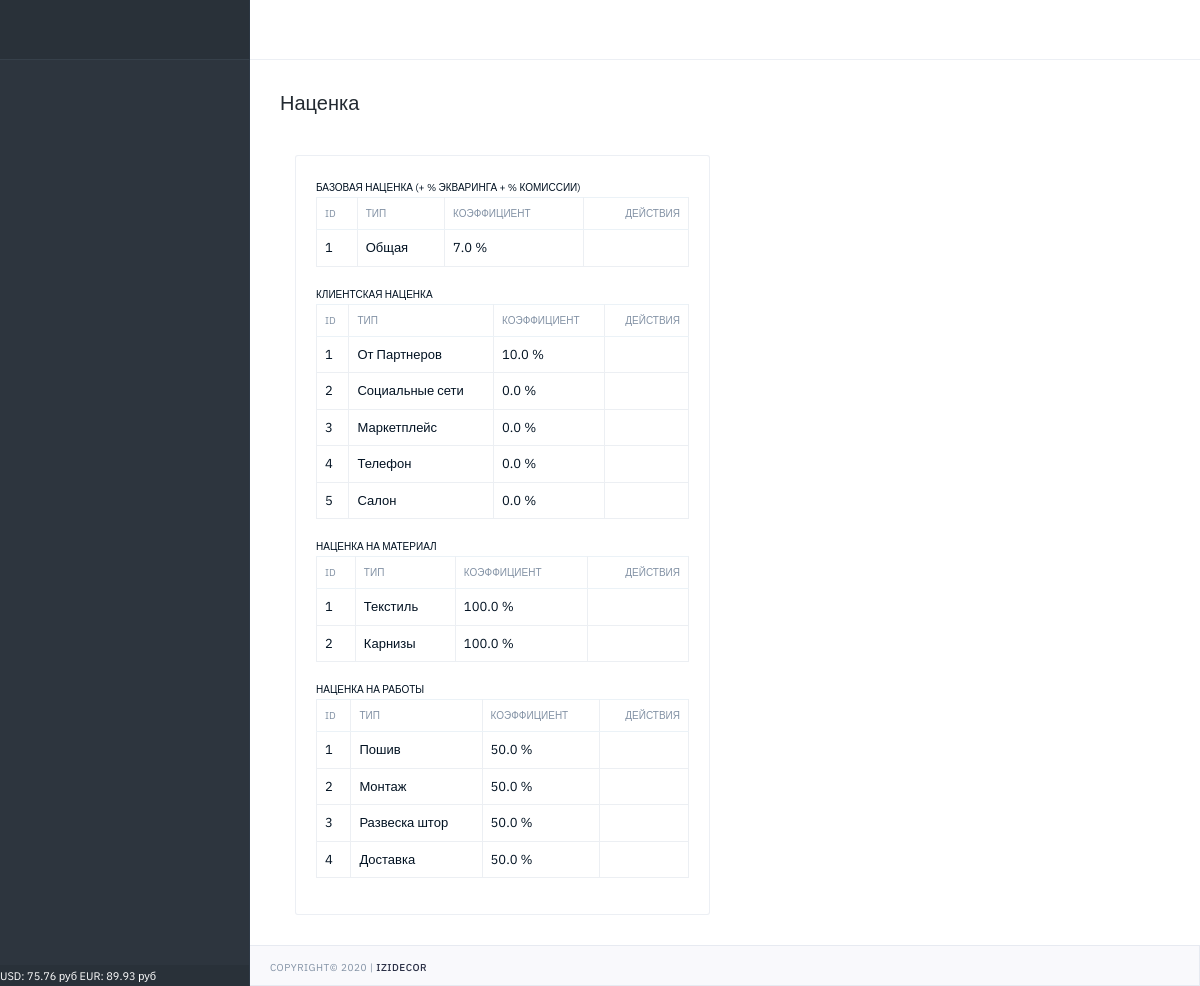
The app's page /markup/markup/list/, older data.
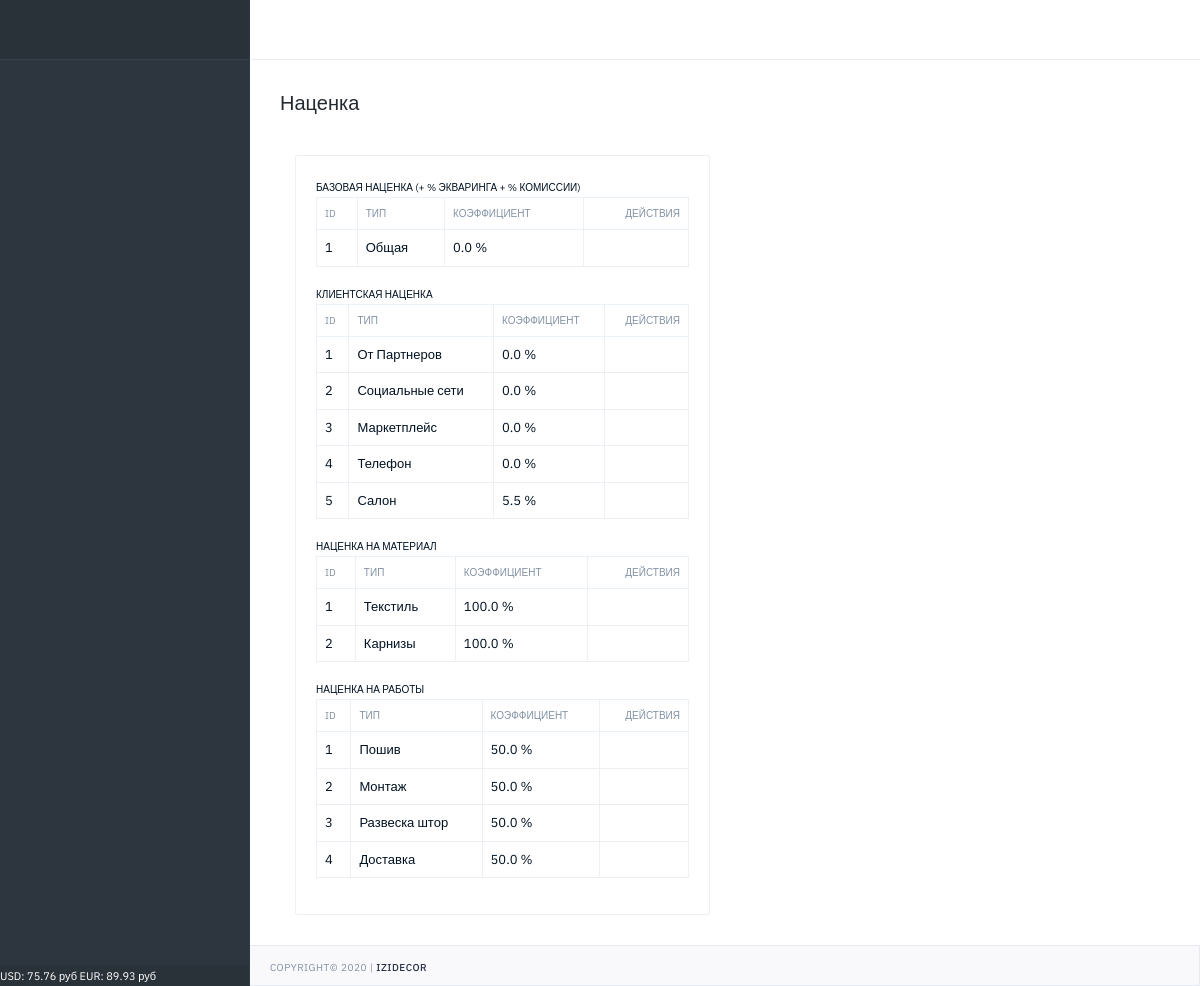
The same page, newer data.
### markup/models.py (models this page shows, shortened)
class MarkupCurrency(models.Model):
    name = models.CharField(verbose_name='Название', max_length=100)
    value = models.FloatField(verbose_name='Значение', default=0)

class MarkupCommon(models.Model):
    name = models.CharField(verbose_name='Название', max_length=100)
    markup = models.FloatField(verbose_name='Наценка', max_length=100, default=1)

class MarkupCustomerCategory(models.Model):
    SOURCE_T = (
        (0, 'От Партнеров'),
        (1, 'Социальные сети'),
        (2, 'Маркетплейс'),
        (3, 'Телефон'),
        (4, 'Салон'),
    )
    source_t = models.IntegerField(verbose_name='Категория', choices=SOURCE_T, default=0)
    markup = models.FloatField(verbose_name='Наценка', max_length=100, default=1)

class MarkupMaterialCategory(models.Model):
    SOURCE_T = (
        (0, 'Текстиль'),
        (1, 'Карнизы'),
    )
    source_t = models.IntegerField(verbose_name='Категория', choices=SOURCE_T, default=0)
    markup = models.FloatField(verbose_name='Наценка', max_length=100, default=1)

class MarkupWorkCategory(models.Model):
    SOURCE_T = (
        (0, 'Пошив'),
        (1, 'Монтаж'),
        (2, 'Развеска штор'),
        (3, 'Доставка'),
    )
    source_t = models.IntegerField(verbose_name='Категория', choices=SOURCE_T, default=0)
    markup = models.FloatField(verbose_name='Наценка', max_length=100, default=1)

### markup/views.py (the view)
# urls.py: path('markup/list/', MarkupList, name="markup_list"),
def MarkupList(request):
    common = MarkupCommon.objects.all()
    customers = MarkupCustomerCategory.objects.all()
    materials = MarkupMaterialCategory.objects.all()
    works = MarkupWorkCategory.objects.all()
    context = {
        'common': common,
        'customers': customers,
        'materials': materials,
        'works': works
    }
    return render(request, 'markup/markups.html', context=context)

### main/template_tags/custom_tags.py (called while the page is built)
@register.filter(name='get_markup')
def get_markup(markup):
    markup_p = markup*100 - 100
    return f'{round(markup_p,2)} %'

@register.simple_tag()
def get_currency():
    usd = MarkupCurrency.objects.get(name='USD')
    eur = MarkupCurrency.objects.get(name='EUR')
    f = f'USD: {round(usd.value,2)} руб  EUR: {round(eur.value,2)} руб'
    return f

### markup/templates/markup/markups.html (shortened to what this page needs)
{% extends "main/base.html" %}
{% block title_h1 %}Наценка{% endblock %}
{% block body_content %}
                     <div class="col-md-6 col-lg-6">
                        <div class="card mg-b-30">
                           <div class="card-body">
                              <table class="table table-bordered table-hover">
                                  <thead class="tx-10 tx-uppercase">
                                    <span class="tx-10 tx-uppercase">Базовая наценка (+ % экваринга + % комиссии) </span>
                                     <tr>
                                        <th>ID</th>
                                        <th>Тип</th>
                                        <th>Коэффициент</th>
                                        <th class="tx-right">Действия</th>
                                     </tr>
                                  </thead>
                                 <tbody>
                                    {% for q in common %}
                                        <tr>
                                            <td>{{q.id}}</td>
                                            <td>{{ q.name }}</td>
                                            <td>{{ q.markup|get_markup }}</td>
                                            <td class="tx-right">
                                                <a href="{% url 'markup:markup_common_edit' id=q.id %}"  title="" data-toggle="tooltip" data-original-title="Изменить"></a>
                                            </td>
                                        </tr>
                                    {% endfor %}
                                 </tbody>
                              </table>
                               <table class="table table-bordered table-hover">
                                  <thead class="tx-10 tx-uppercase">
                                    <span class="tx-10 tx-uppercase"> Клиентская наценка</span>
                                     <tr>
                                        <th>ID</th>
                                        <th>Тип</th>
                                        <th>Коэффициент</th>
                                        <th class="tx-right">Действия</th>
                                     </tr>
                                  </thead>
                                 <tbody>
                                    {% for q in customers %}
                                        <tr>
                                            <td>{{q.id}}</td>
                                            <td>{{ q.get_source_t_display }}</td>
                                            <td>{{ q.markup|get_markup }}</td>
                                            <td class="tx-right">
                                                <a href="{% url 'markup:markup_customer_edit' id=q.id %}"  title="" data-toggle="tooltip" data-original-title="Изменить"></a>
                                            </td>
                                        </tr>
                                    {% endfor %}
                                 </tbody>
                              </table>
                               <table class="table table-bordered table-hover">
                                  <thead class="tx-10 tx-uppercase">
                                    <span class="tx-10 tx-uppercase">Наценка на материал</span>
                                     <tr>
                                        <th>ID</th>
                                        <th>Тип</th>
                                        <th>Коэффициент</th>
                                        <th class="tx-right">Действия</th>
                                     </tr>
                                  </thead>
                                 <tbody>
                                    {% for q in materials %}
                                        <tr>
                                            <td>{{q.id}}</td>
                                            <td>{{ q.get_source_t_display }}</td>
                                            <td>{{ q.markup|get_markup }}</td>
                                            <td class="tx-right">
                                                <a href="{% url 'markup:markup_material_edit' id=q.id %}"  title="" data-toggle="tooltip" data-original-title="Изменить"></a>
                                            </td>
                                        </tr>
                                    {% endfor %}
                                 </tbody>
                              </table>
                               <table class="table table-bordered table-hover">
                                  <thead class="tx-10 tx-uppercase">
                                    <span class="tx-10 tx-uppercase">Наценка на работы</span>
                                     <tr>
                                        <th>ID</th>
                                        <th>Тип</th>
                                        <th>Коэффициент</th>
                                        <th class="tx-right">Действия</th>
                                     </tr>
                                  </thead>
                                 <tbody>
                                    {% for q in works %}
                                        <tr>
                                            <td>{{q.id}}</td>
                                            <td>{{ q.get_source_t_display }}</td>
                                            <td>{{ q.markup|get_markup }}</td>
                                            <td class="tx-right">
                                                <a href="{% url 'markup:markup_work_edit' id=q.id %}"  title="" data-toggle="tooltip" data-original-title="Изменить"></a>
                                            </td>
                                        </tr>
                                    {% endfor %}
                                 </tbody>
                              </table>
                           </div>
                        </div>
                     </div>
{% endblock %}

### main/templates/main/base.html (shortened to what this page needs)
<!DOCTYPE html>
<html lang="zxx">
   <head>
      {% include 'main/main_elements/connect.html' %}
   </head>
   <body>
      <div class="page-container">
         <div class="page-sidebar">
            <div class="logo">
            </div>
            {% include 'main/main_elements/footer.html' %}
         </div>
         <div class="page-content">
            <div class="page-header">
               <nav class="navbar navbar-default">
                  <div class="navbar-header">
                     <div class="navbar-brand">
                        <ul class="list-inline">
                        </ul>
                     </div>
                  </div>
               </nav>
            </div>
            <div class="page-inner">
               <div class="pageheader pd-t-25 pd-b-35">
                  <div class="d-flex justify-content-between">
                     <div class="clearfix">
                        <div class="pd-t-5 pd-b-5">
                           <div>
                              <h1 class="pd-0 mg-0 tx-20 tx-dark">{% block title_h1 %}{% endblock %}</h1>
                           </div>
                        </div>
                     </div>
                  </div>
               </div>
               {% block body_content %}{% endblock %}
            </div>
            {% include 'main/main_elements/footer_page.html' %}
         </div>
      </div>
   </body>
</html>

### main/templates/main/main_elements/connect.html (shortened to what this page needs)
  <link type="text/css" rel="stylesheet" href="/static/main/assets/plugins/daterangepicker/daterangepicker.css"/>
  <link type="text/css" rel="stylesheet" href="/static/main/assets/plugins/chartist/chartist.css">
  <link type="text/css" rel="stylesheet" href="/static/main/assets/plugins/jqvmap/jquery-jvectormap-2.0.2.css">
  <link type="text/css" rel="stylesheet" href="/static/main/assets/css/style.css"/>
  <link rel="stylesheet" href="/static/main/assets/plugins/smartWizard/css/smart_wizard.min.css">
  <link type="text/css" rel="stylesheet" href="/static/main/assets/plugins/footable/footable.core.css">
  <link type="text/css" rel="stylesheet" href="/static/main/assets/plugins/rangeSlider/css/ion.rangeSlider.min.css"/>

### main/templates/main/main_elements/footer.html
<div class="sidebar-footer">
   <span class="tx tx-11 tx-white">{% get_currency %}</span>
</div>

### main/templates/main/main_elements/footer_page.html
<footer class="page-footer">
   <div class="pd-t-4 pd-b-0 pd-x-20">
      <div class="tx-10 tx-uppercase tx-gray-500 tx-spacing-1">
         <p class="pd-y-10 mb-0">Copyright&copy; 2020 | <a href="#" target="_blank">IziDecor</a></p>
      </div>
   </div>
</footer>

Row changes from the older to the newer data that the page shows:
changed MarkupCommon "Общая": markup|get_markup "7.0 %" → "0.0 %"
changed MarkupCustomerCategory "От Партнеров": markup|get_markup "10.0 %" → "0.0 %"
changed MarkupCustomerCategory "Салон": markup|get_markup "0.0 %" → "5.5 %"
